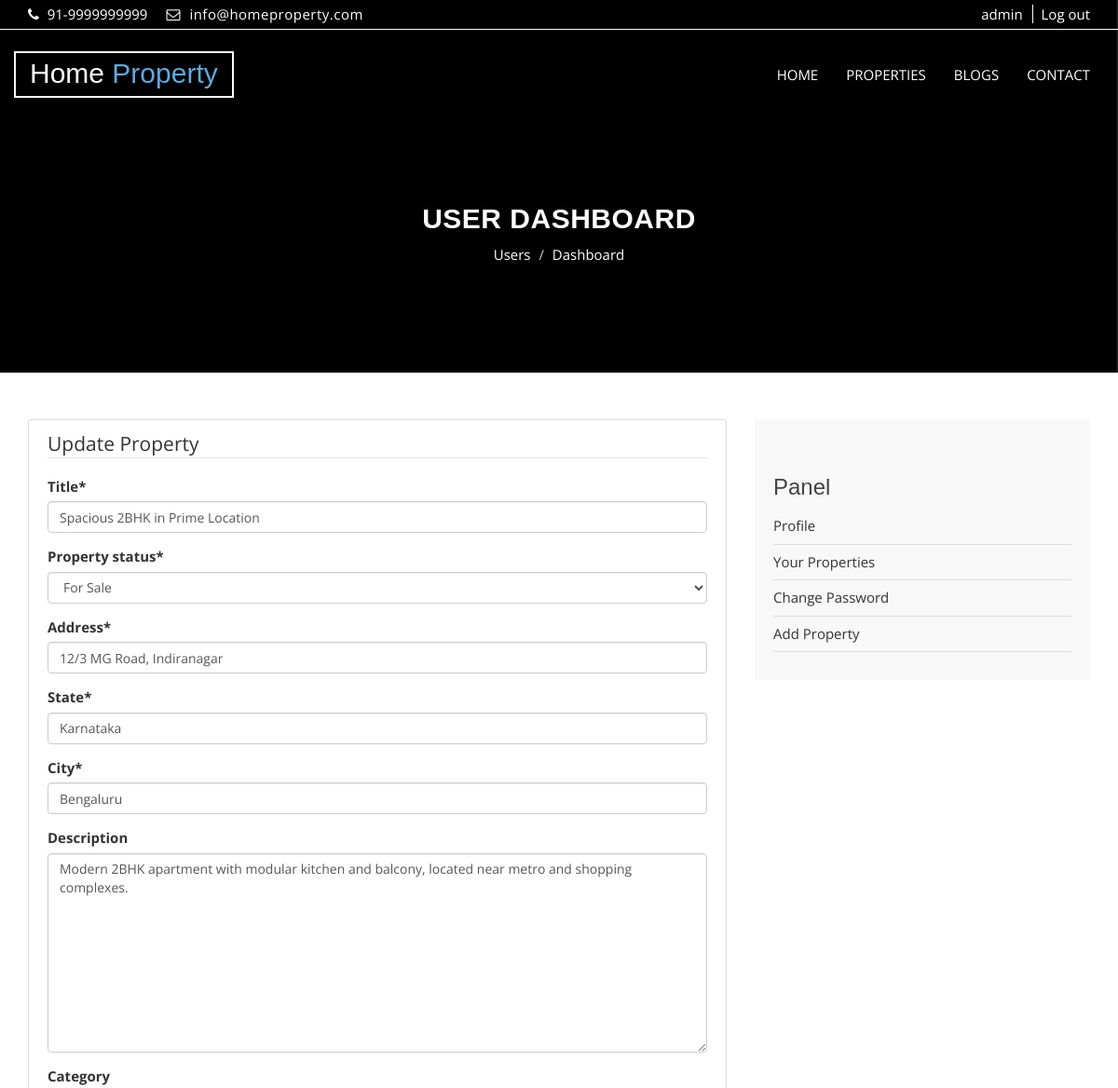
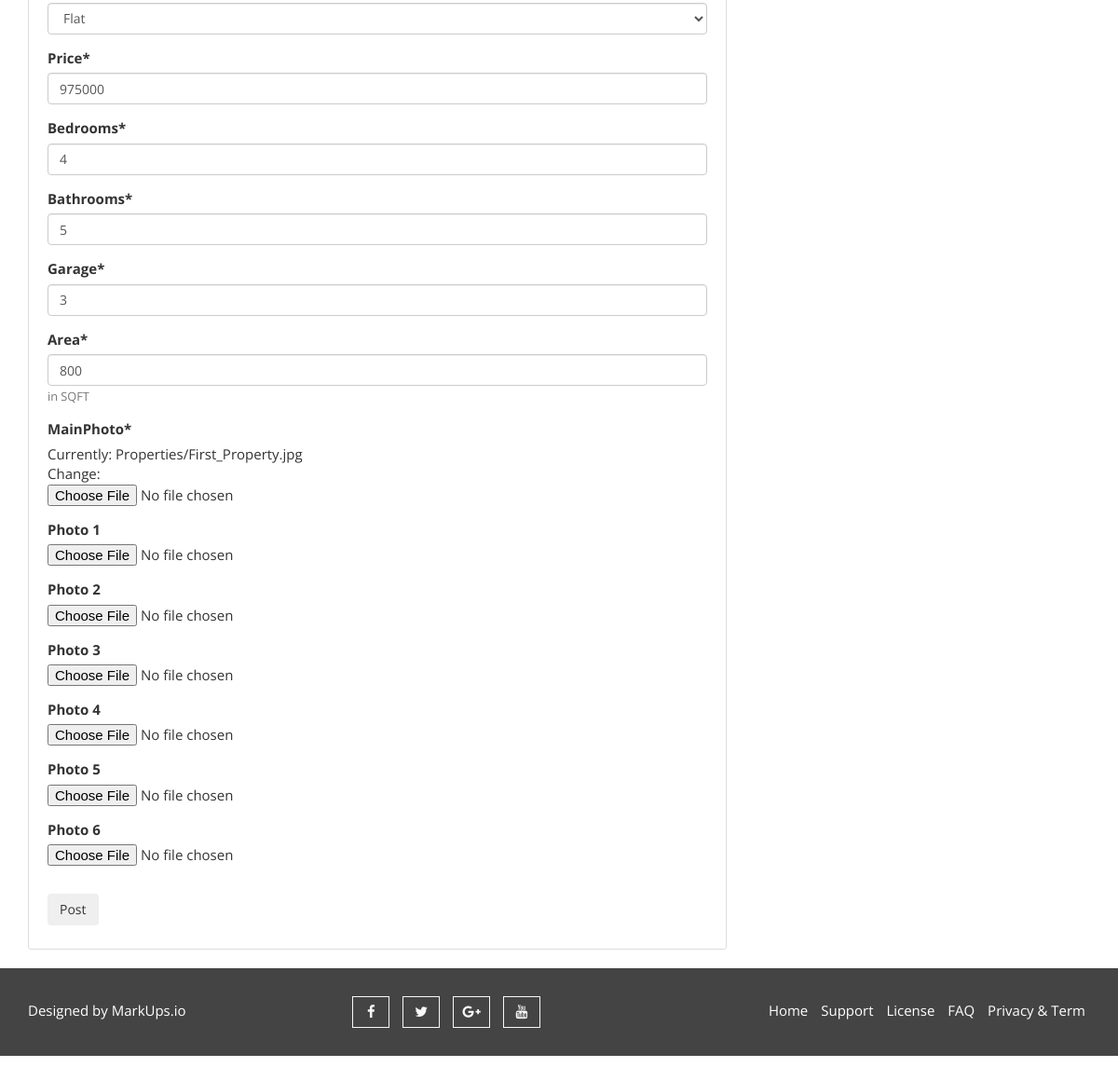
Page /accounts/post/21/update/ (signed in) on the committed database (2 pictures, top to bottom).
### property/models.py (models this page shows, shortened)
class Property(models.Model):
    property_choices = [
        ('FS', 'For Sale'),
        ('FR', 'For Rent'),
        ('SL', 'Sold Out')
    ]
    STATUS = [
        ('Nor', 'Normal'),
        ('Exc', 'Exclusive')
    ]
    status = models.CharField(max_length=3, choices=STATUS, default='Nor')
    author = models.ForeignKey(User, on_delete=models.CASCADE, null = True)
    title = models.CharField(max_length=255, verbose_name = "Title")
    property_status = models.CharField(max_length = 2, choices = property_choices, verbose_name = "Property status")
    address = models.CharField(max_length=255, verbose_name = "Address")
    state = models.CharField(max_length=255, verbose_name = "State")
    city = models.CharField(max_length=255, verbose_name = "City")
    description = models.TextField(blank = True, verbose_name = 'Description')
    category = models.ForeignKey("Category", related_name = "property", verbose_name = "Category", on_delete = models.CASCADE, blank = True, null=True)
    price = models.PositiveIntegerField(verbose_name = 'Price')
    bedrooms = models.PositiveIntegerField(verbose_name = 'Bedrooms', default = 0)
    bathrooms = models.PositiveIntegerField(verbose_name = 'Bathrooms', default = 0)
    garage = models.PositiveIntegerField(default = 0, verbose_name = 'Garage')
    sqft = models.PositiveIntegerField(verbose_name = "Area", help_text = 'in SQFT')
    MainPhoto = models.ImageField(upload_to = "Properties/")
    photo_1 = models.ImageField(upload_to = "Properties/", blank = True, null = True)
    photo_2 = models.ImageField(upload_to = "Properties/", blank = True, null = True)
    photo_3 = models.ImageField(upload_to = "Properties/", blank = True, null = True)
    photo_4 = models.ImageField(upload_to = "Properties/", blank = True, null = True)
    photo_5 = models.ImageField(upload_to = "Properties/", blank = True, null = True)
    photo_6 = models.ImageField(upload_to = "Properties/", blank = True, null = True)
    views = models.IntegerField(default = 0)
    pub_date = models.DateTimeField(auto_now_add = True)
    update_date = models.DateTimeField(auto_now = True, auto_now_add = False)
    class Meta:
        ordering = ('-pub_date',)
        verbose_name = 'Property'
        verbose_name_plural = 'Properties'

class Category(models.Model):
    title = models.CharField(verbose_name = "Title", max_length = 50)
    slug = models.SlugField(verbose_name = "Slug")
    class Meta:
        verbose_name_plural = "Categories"
    def __str__(self):
        return self.title

### users/views.py (the view, shortened to what this page needs)
# urls.py: path('post/<int:pk>/update/', views.PropertyUpdateView.as_view(), name='property-update'),
class PropertyUpdateView(LoginRequiredMixin, SuccessMessageMixin, UserPassesTestMixin, UpdateView):
    model = Property
    template_name = "users/property-create-update.html"
    fields = FIELDS
    success_message = "Your property has been updated successfully."
    def test_func(self):
        property = self.get_object()
        if self.request.user == property.author:
            return True
        return False

### blog/context_processors.py (called while the page is built)
def blog_context(request):
    categories = Category.objects.all().annotate(num_blogs=Count("blog"))
    tags = Tag.objects.all()
    recent_posts = Blog.objects.order_by("-pub_date")[:3]
    return {"categories": categories, "tags": tags, "recent_posts": recent_posts}

### property/context_processors.py (called while the page is built, shortened)
def global_context(request):
    return {}

### users/templates/users/property-create-update.html (shortened to what this page needs)
{%extends 'base.html' %}
{%load static %}
{%load crispy_forms_tags %}
{%block content %}
    <section id="aa-property-header">
    <div class="container">
        <div class="row">
        <div class="col-md-12">
            <div class="aa-property-header-inner">
            <h2>User Dashboard</h2>
            <ol class="breadcrumb">
            <li><a href="#">Users</a></li>
            <li class="active">Dashboard</li>
            </ol>
            </div>
        </div>
        </div>
    </div>
    </section>
    <section id="aa-blog">
        <div class="container">
            <div class="row">
                <div class="col-md-12">
                    <div class="aa-blog-area">
                        <div class="row">
                            <div class="col-md-8">
                                <div class="content-section">
                                    <form method="POST" enctype="multipart/form-data">
                                        <fieldset class="form-group">
                                        {% if request.resolver_match.url_name == "create-property" %}
                                            <legend class="border-bottom mb-4">New Property</legend>
                                        {%else%}
                                            <legend class="border-bottom mb-4">Update Property</legend>
                                        {%endif%}
                                            {{ form|crispy }}
                                        </fieldset>
                                        <div class="form-group">
                                            <button class="btn btn-outline-info" type="submit">Post</button>
                                        </div>
                                    </form>
                                </div>
                            </div>
                            {%include 'users/profile-sidebar.html'%}
                        </div>
                    </div>
                </div>
            </div>
        </div>
{%endblock content%}

### templates/base.html (shortened to what this page needs)
{% load static %}
{%load humanize%}
<!DOCTYPE html>
<html lang="en">
  <head>
    <link href="{% static 'css/font-awesome.css' %}" rel="stylesheet">
    <link href="{% static 'css/bootstrap.css'%}" rel="stylesheet">
    <link rel="stylesheet" type="text/css" href="{% static 'css/slick.css' %}">
    <link rel="stylesheet" type="text/css" href="{% static 'css/nouislider.css' %}">
    <link rel="stylesheet" href="{% static 'css/jquery.fancybox.css' %}" type="text/css" media="screen" />
    <link id="switcher" href="{% static 'css/theme-color/default-theme.css' %}" rel="stylesheet">
    <link href="{% static 'css/style.css' %}" rel="stylesheet">
  </head>
  <body class="aa-price-range">
  <header id="aa-header">
    <div class="container">
      <div class="row">
        <div class="col-md-12">
          <div class="aa-header-area">
            <div class="row">
              <div class="col-md-6 col-sm-6 col-xs-6">
                <div class="aa-header-left">
                  <div class="aa-telephone-no">
                    <span class="fa fa-phone"></span>
                   91-9999999999
                  </div>
                  <div class="aa-email hidden-xs">
                    <span class="fa fa-envelope-o"></span> info@homeproperty.com
                  </div>
                </div>
              </div>
              <div class="col-md-6 col-sm-6 col-xs-6">
                <div class="aa-header-right">
                {%if user.is_authenticated%}
                  <a href="{%url 'users:profile' user.username%}" class="aa-register">{{user.get_username}}</a>
                  <a href="{%url 'users:logout'%}" class="aa-login">Log out</a>
                {%else%}
                  <a href="{%url 'users:register'%}" class="aa-register">Register</a>
                  <a href="{%url 'users:login'%}" class="aa-login">Login</a>
                {%endif%}
                </div>
              </div>
            </div>
          </div>
        </div>
      </div>
    </div>
  </header>
  <section id="aa-menu-area">
    <nav class="navbar navbar-default main-navbar" role="navigation">
      <div class="container">
        <div class="navbar-header">
           <a class="navbar-brand aa-logo" href="{% url 'property:Home-Page' %}"> Home <span>Property</span></a>
        </div>
        <div id="navbar" class="navbar-collapse collapse">
          <ul id="top-menu" class="nav navbar-nav navbar-right aa-main-nav">
            <li class="{% if request.resolver_match.url_name == "property:Home-Page" %}active{% endif %}"><a href="{% url 'property:Home-Page' %}">HOME</a></li>
            <li class="{% if request.resolver_match.url_name == "property:Properties-List" %}active{% endif %}"><a href="{% url 'property:Properties-List'%}">PROPERTIES</a></li>
            <li class="{% if request.resolver_match.url_name == "blog:Blogs-List" %}active{% endif %}"><a href="{% url 'blog:Blogs-List' %}">BLOGS</a></li>
            <li class="{% if request.resolver_match.url_name == "contact" %}active{% endif %}"><a href="{%url 'contact'%}">CONTACT</a></li>
          </ul>
        </div>
      </div>
    </nav>
  </section>
  {% block content %}
  {% endblock %}
  <footer id="aa-footer">
    <div class="container">
      <div class="row">
        <div class="col-md-12">
        <div class="aa-footer-area">
          <div class="row">
            <div class="col-md-3 col-sm-6 col-xs-12">
              <div class="aa-footer-left">
               <p>Designed by <a rel="nofollow" href="http://www.markups.io/">MarkUps.io</a></p>
              </div>
            </div>
            <div class="col-md-3 col-sm-6 col-xs-12">
              <div class="aa-footer-middle">
                <a href="#"><i class="fa fa-facebook"></i></a>
                <a href="#"><i class="fa fa-twitter"></i></a>
                <a href="#"><i class="fa fa-google-plus"></i></a>
                <a href="#"><i class="fa fa-youtube"></i></a>
              </div>
            </div>
            <div class="col-md-6 col-sm-12 col-xs-12">
              <div class="aa-footer-right">
                <a href="{% url 'property:Home-Page' %}">Home</a>
                <a href="#">Support</a>
                <a href="#">License</a>
                <a href="#">FAQ</a>
                <a href="#">Privacy & Term</a>
              </div>
            </div>
          </div>
        </div>
      </div>
      </div>
    </div>
  </footer>
  </body>
</html>

### static/css/theme-color/default-theme.css (style rules this page uses)
h2 { color: #59abe3; }
#aa-menu-area .main-navbar .navbar-header .aa-logo span { color: #59abe3; }
#aa-property-header .aa-property-header-inner .breadcrumb li.active { color: #59abe3; }

### rows in the picture
Property: title "Spacious 2BHK in Prime Location", property_status "For Sale", address "12/3 MG Road, Indiranagar", state "Karnataka", city "Bengaluru", description "Modern 2BHK apartment with modular kitchen and balcony, located near metro and shopping complexes.", category "Flat", price "975000", bedrooms "4", bathrooms "5", garage "3", sqft "800"

### other values in the picture
{{ user.get_username }} "admin"
